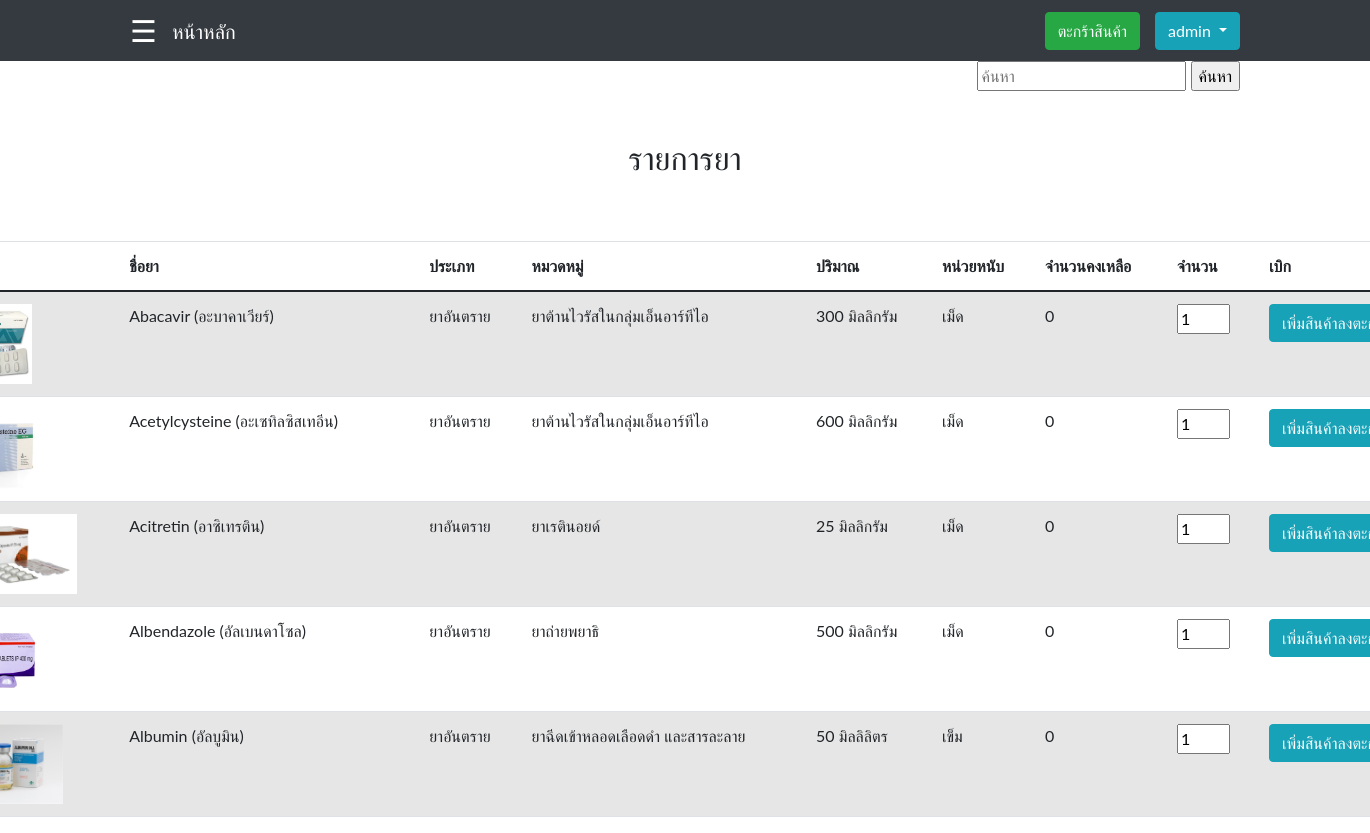
/Mainuser.php (signed in), run on an earlier commit of the app's database.
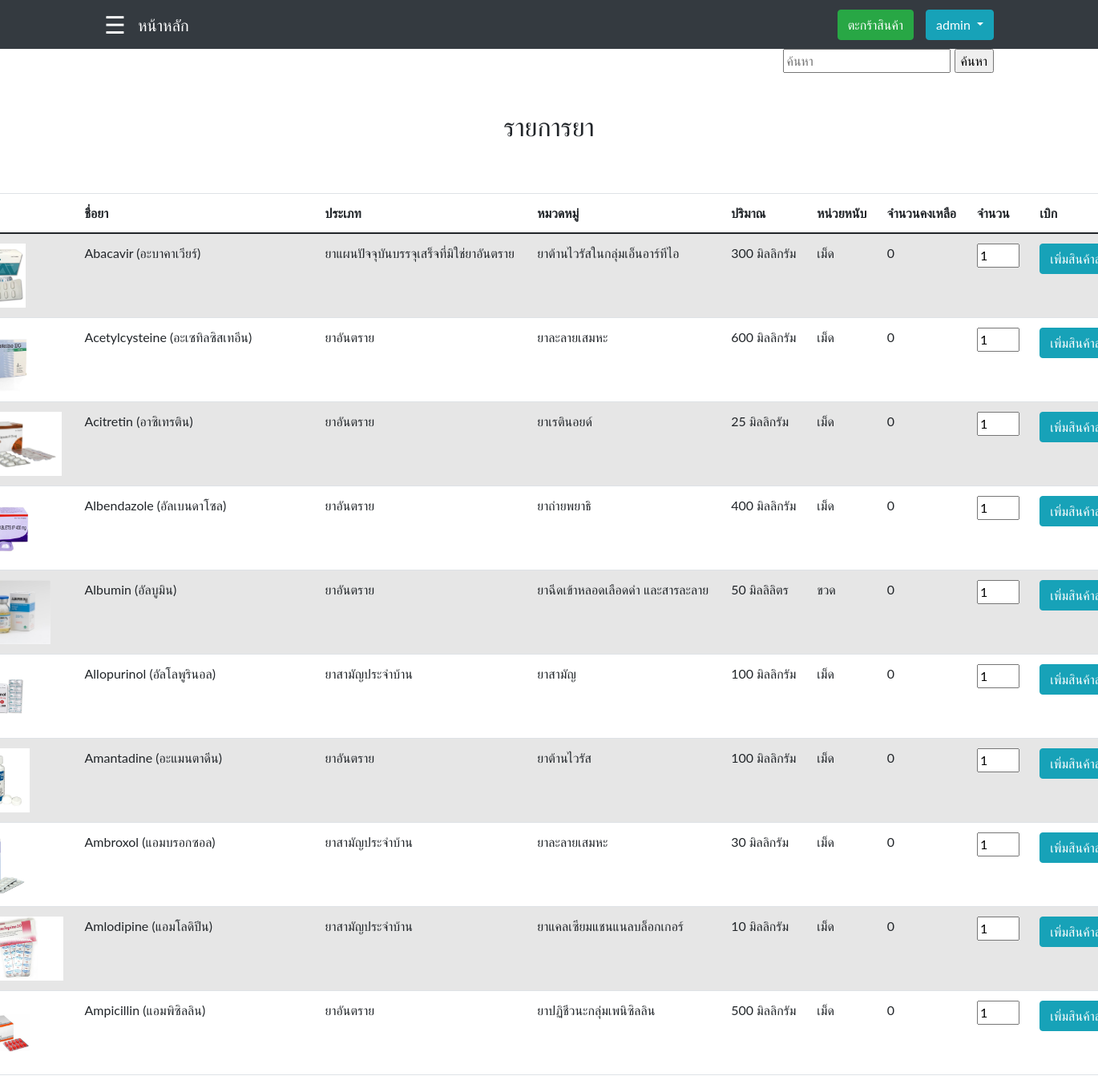
And on a later commit of the database.
### tables this page shows
CREATE TABLE `tbl_med` (
  `MedId` int(11) NOT NULL,
  `TypeId` int(11) DEFAULT NULL,
  `CateId` int(11) DEFAULT NULL,
  `VolumnId` int(11) DEFAULT NULL,
  `UnitId` int(11) DEFAULT NULL,
  `MedName` varchar(255) DEFAULT NULL,
  `MedPack` varchar(255) DEFAULT NULL,
  `MedPrice` varchar(255) DEFAULT NULL,
  `MedDes` varchar(255) DEFAULT NULL,
  `MedIndi` varchar(255) DEFAULT NULL,
  `MedNoti` varchar(255) DEFAULT NULL,
  `MedLow` int(11) DEFAULT NULL,
  `MedTotal` int(11) DEFAULT NULL,
  `MedPoint` int(11) DEFAULT NULL,
  `MedPath` varchar(255) DEFAULT NULL
);

CREATE TABLE `tbl_type` (
  `TypeId` int(11) NOT NULL,
  `TypeName` varchar(255) DEFAULT NULL
);

CREATE TABLE `tbl_cate` (
  `CateId` int(11) NOT NULL,
  `CateName` varchar(255) DEFAULT NULL
);

CREATE TABLE `tbl_volumn` (
  `VolumnId` int(11) NOT NULL,
  `VolumnName` varchar(255) DEFAULT NULL
);

CREATE TABLE `tbl_unit` (
  `UnitId` int(11) NOT NULL,
  `UnitName` varchar(255) DEFAULT NULL
);

### Mainuser.php (the view, shortened to what this page needs)
<?php
     include('Connect.php');
?>
<!DOCTYPE html>
<html lang="en">
<head>
    <nav class="navbar navbar-expand-sm navbar-dark bg-dark">
            <div class="container">
                <div style='margin-right: 15px'>
                    <?php
                    include('slidebaruser.php');
                    ?>
                <div>
                  <a href="Mainuser.php" class="navbar-brand">หน้าหลัก</a>
                </div>
                <div id="navbar1" class="collapse navbar-collapse" style='justify-content: end;'>
                    <div class="dropdown">
                        <div id="navbar1" class="collapse navbar-collapse">
                            <ul class="navbar-nav ms-auto">
                                <li class="nav-item" style='margin-right: 15px;'>
                                    <td><a href="cartuser.php" class ="btn btn-success">ตะกร้าสินค้า</a></td>
                                </li>
                                <button class="btn btn-info  dropdown-toggle" type="button" id="dropdownMenuButton" data-toggle="dropdown" aria-haspopup="true" aria-expanded="false"
                                ><?php echo $_SESSION['StaffName'] ?>
                                </button>
                            </ul>
                        </div>
                    </div>
                </div>
</head>
<body>
    <div class="container-sm">
    <div class="row mb-5">
            <div class="col-md-4 ms-auto " style="text-align: end;">
                <form action="Mainusersearch.php" method="post">
                    <input type="text" name="textsearch" placeholder = "ค้นหา">
                    <input type="submit" name="submit" value="ค้นหา">
                </form>
            </div>
    </div>
    <center><strong><h2>รายการยา</h2></strong></center>
    <div class="container-sm">
        <table class="table table-striped" style="width:1500px; margin-left:-200px ; margin-top: 4rem;">
            <thead>
                <tr>
                    <th>รูป</th>
                    <th style="width:20%">ชื่อยา</th>
                    <th>ประเภท</th>
                    <th>หมวดหมู่</th>
                    <th>ปริมาณ</th>
                    <th>หน่วยหนับ</th>
                    <th>จำนวนคงเหลือ</th>
                    <th>จำนวน</th>
                    <th>เบิก</th>
                </tr>
            </thead>
            <tbody>
                <?php
                        $sql = 'SELECT tbl_med.MedId,tbl_med.TypeId,tbl_med.CateId,tbl_med.VolumnId,tbl_med.UnitId,tbl_med.MedName,tbl_med.MedPack,tbl_med.MedPrice,tbl_med.MedDes,tbl_med.MedIndi,tbl_med.MedLow,tbl_med.MedTotal,tbl_med.MedPoint,tbl_med.MedPath,tbl_type.TypeName,tbl_cate.CateName,tbl_volumn.VolumnName,tbl_unit.UnitName
                        FROM tbl_med
                        INNER JOIN tbl_type ON tbl_type.TypeId = tbl_med.TypeId
                        INNER JOIN tbl_cate ON tbl_cate.CateId = tbl_med.CateId
                        INNER JOIN tbl_volumn ON tbl_volumn.VolumnId = tbl_med.VolumnId
                        INNER JOIN tbl_unit ON tbl_unit.UnitId = tbl_med.UnitId;';
                        $result = $conn->query($sql);
                        $data = array();
                        while($row = $result->fetch_assoc()) {
                            $data[] = $row;
                        }
                        foreach($data as $key => $Med){
                            $sum = 0;
                ?>
                    <tr>
                        <form action = "cartuser.php" method="post">
                        <td><?php echo '<img src="upload/'.$Med['MedPath'].'" height = "80" widht = "80"/>';?></td>
                        <td><?php echo $Med["MedName"]; ?></td>
                        <td><?php echo $Med["TypeName"]; ?></td>
                        <td><?php echo $Med["CateName"]; ?></td>
                        <td><?php echo $Med["VolumnName"]; ?></td>
                        <td><?php echo $Med["UnitName"]; ?></td>
                        <td><?php echo $sum; ?></td>
                        <td><input type="number" name="quantity" min="1" max="<?php echo $sum; ?>" value= "1"></td>
                        <td><input type="submit" class = "btn btn-info" value = "เพิ่มสินค้าลงตะกร้า"></td>
                        </form>
                    </tr>
                    <?php } ?>
            </tbody>
        </table>
    </div>
</body>
</html>

What changed in the data, as far as the page shows it:
changed tbl_med "Abacavir (อะบาคาเวียร์)": TypeId.TypeName "ยาอันตราย" → "ยาแผนปัจจุบันบรรจุเสร็จที่มิใช่ยาอันตราย"
changed tbl_med "Acetylcysteine (อะเซทิลซิสเทอีน)": CateId.CateName "ยาต้านไวรัสในกลุ่มเอ็นอาร์ทีไอ" → "ยาละลายเสมหะ"
changed tbl_med "Albendazole (อัลเบนดาโซล)": VolumnId.VolumnName "500 มิลลิกรัม" → "400 มิลลิกรัม"
changed tbl_med "Albumin (อัลบูมิน)": UnitId.UnitName "เข็ม" → "ขวด"
added tbl_med: MedPath (picture), MedName "Allopurinol (อัลโลพูรินอล)", TypeId.TypeName "ยาสามัญประจำบ้าน", CateId.CateName "ยาสามัญ", VolumnId.VolumnName "100 มิลลิกรัม", UnitId.UnitName "เม็ด", sum "0"
added tbl_med: MedPath (picture), MedName "Amantadine (อะแมนตาดีน)", TypeId.TypeName "ยาอันตราย", CateId.CateName "ยาต้านไวรัส", VolumnId.VolumnName "100 มิลลิกรัม", UnitId.UnitName "เม็ด", sum "0"
added tbl_med: MedPath (picture), MedName "Ambroxol (แอมบรอกซอล)", TypeId.TypeName "ยาสามัญประจำบ้าน", CateId.CateName "ยาละลายเสมหะ", VolumnId.VolumnName "30 มิลลิกรัม", UnitId.UnitName "เม็ด", sum "0"
added tbl_med: MedPath (picture), MedName "Amlodipine (แอมโลดิปีน)", TypeId.TypeName "ยาสามัญประจำบ้าน", CateId.CateName "ยาแคลเซียมแชนแนลบล็อกเกอร์", VolumnId.VolumnName "10 มิลลิกรัม", UnitId.UnitName "เม็ด", sum "0"
added tbl_med: MedPath (picture), MedName "Ampicillin (แอมพิซิลลิน)", TypeId.TypeName "ยาอันตราย", CateId.CateName "ยาปฏิชีวนะกลุ่มเพนิซิลลิน", VolumnId.VolumnName "500 มิลลิกรัม", UnitId.UnitName "เม็ด", sum "0"
